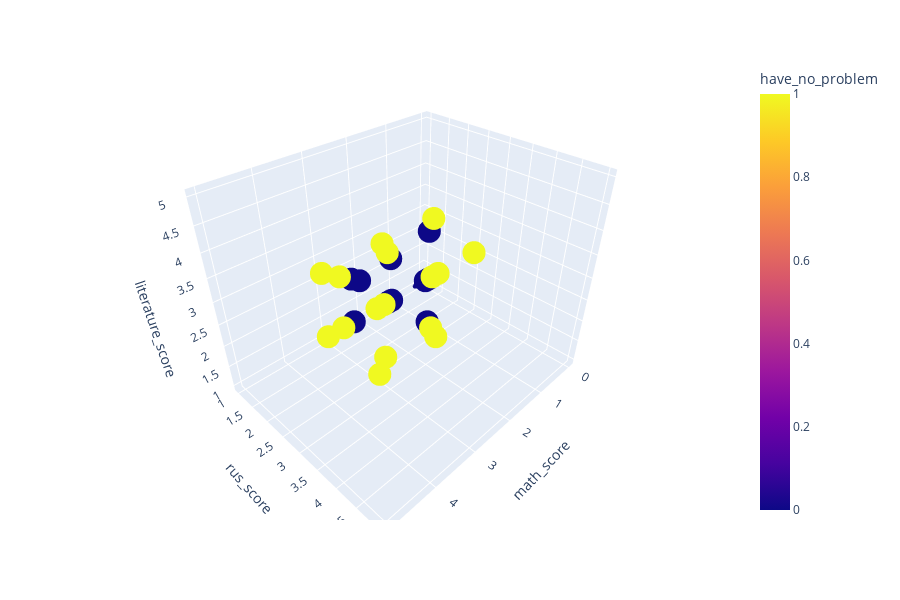

The notebook cell this image was saved under:
### Code cell
# Построение точечного 3D графика для учебных предметов
fig = px.scatter_3d(df, x='math_score', y='rus_score', z='literature_score',
              color='have_no_problem', height=600)
fig

### Figure 1 — Plotly figure (JSON) as saved in the notebook; plotly's stock layout.template omitted (floating-point values rounded to 4 significant figures; data arrays with more than 128 entries replaced by an {"elided": "..."} marker saying what was removed)
{"data": [{"hovertemplate": "math_score=%{x}<br>rus_score=%{y}<br>literature_score=%{z}<br>have_no_problem=%{marker.color}<extra></extra>", "legendgroup": "", "marker": {"color": {"elided": "1000 int values"}, "coloraxis": "coloraxis", "symbol": "circle"}, "mode": "markers", "name": "", "scene": "scene", "showlegend": false, "type": "scatter3d", "x": {"elided": "1000 int values"}, "y": {"elided": "1000 int values"}, "z": {"elided": "1000 int values"}}], "layout": {"coloraxis": {"colorbar": {"title": {"text": "have_no_problem"}}, "colorscale": [[0, "#0d0887"], [0.1111, "#46039f"], [0.2222, "#7201a8"], [0.3333, "#9c179e"], [0.4444, "#bd3786"], [0.5556, "#d8576b"], [0.6667, "#ed7953"], [0.7778, "#fb9f3a"], [0.8889, "#fdca26"], [1, "#f0f921"]]}, "height": 600, "legend": {"tracegroupgap": 0}, "margin": {"t": 60}, "scene": {"domain": {"x": [0, 1], "y": [0, 1]}, "xaxis": {"title": {"text": "math_score"}}, "yaxis": {"title": {"text": "rus_score"}}, "zaxis": {"title": {"text": "literature_score"}}}}}
